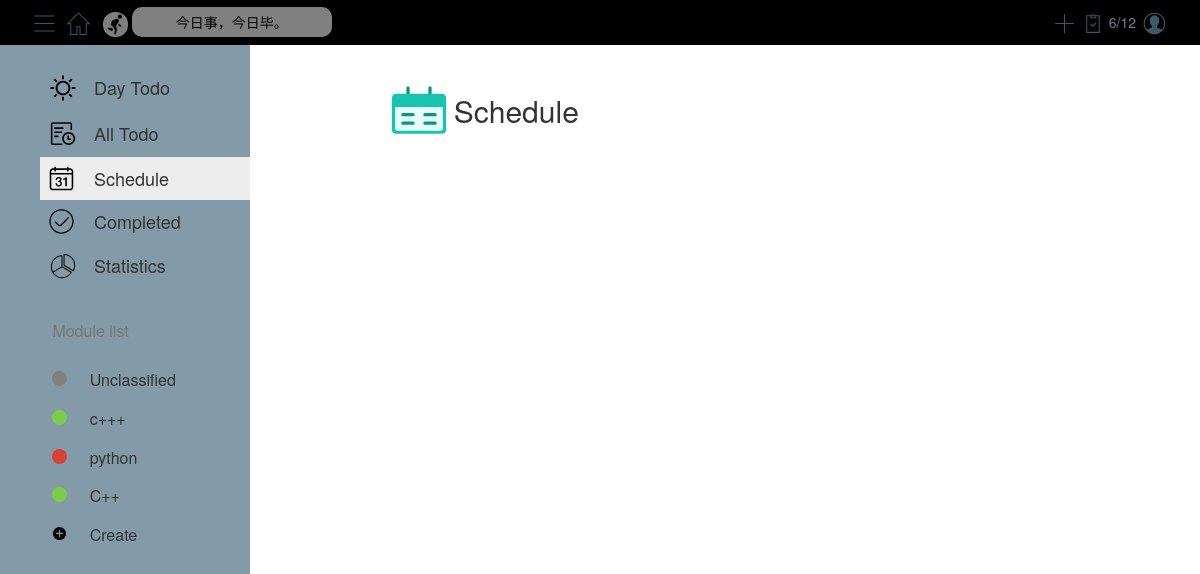
Screenshot of /schedule/ (signed in) with the database file from the repository.
### models.py (models this page shows)
class Class(db.Model):
    __tablename__ = 'class'
    cid = db.Column(db.Integer, primary_key=True, autoincrement=True)
    cname = db.Column(db.String(50), nullable=False)
    color = db.Column(db.String(50), nullable=False)
    uid = db.Column(db.Integer, db.ForeignKey('user.uid'), nullable=False)

### blueprints/schedule.py (the view)
@bp.route('/')
def index():
    if session.get('uid'):
        return render_template('schedule.html', modules=get_modules(), number_of_completed_tasks=get_number_of_completed_tasks(),
                               number_of_tasks=get_number_of_completed_tasks()+get_number_of_uncompleted_tasks())
    else:
        return redirect(url_for('user.login'))

### utils.py (called while the page is built)
def get_modules():
    uid = session.get('uid')
    modules = Class.query.filter_by(uid=uid).all()
    res = []  # a list of dictionaries
    for module in modules:
        res.append({'id': module.cid, 'name': module.cname, 'color': module.color})
    return res

def get_completed_tasks():
    modules = get_modules()
    res = []  # a list of dictionaries
    for module in modules:
        cid = module['id']
        tasks = Task.query.filter_by(cid=cid, task_status=True).all()  # get all completed tasks
        for task in tasks:
            res.append({'id': task.tid, 'task_name': task.task_name, 'task_description': task.task_description, 'date': task.task_date, 'time': task.task_time, 'informed': task.informed, 'cid': cid, 'module_name': module['name'], 'module_color': module['color'], 'completed_date': task.completed_date, 'completed_time': task.completed_time})
    return res

def get_number_of_uncompleted_tasks():
    tasks = get_uncompleted_tasks()
    return len(tasks)

def get_number_of_completed_tasks():
    tasks = get_completed_tasks()
    return len(tasks)

### templates/schedule.html (shortened to what this page needs)
<link href="../static/style/schedule.css" rel="stylesheet" type="text/css"/>
{% extends "base.html" %}
{% block content %}
    <div class="container" id="schedule-mainContent">
        <div id="status-dock">
            <table>
                <tr>
                    <th>
                    </th>
                    <td style="font-size: 30px">Schedule</td>
                    <td style="font-size: 16px;padding-left: 8px;position: relative;top: 8px;" class="date"
                        id="today-date">
                    </td>
                </tr>
            </table>
        </div>
    </div>
{% endblock %}

### templates/base.html (shortened to what this page needs)
<!DOCTYPE html>
<html lang="en">
<head>
    <link rel="stylesheet" href="../static/bootstrap/bootstrap@3.4.1.min.css">
    <link rel="stylesheet" href="../static/style/base.css">
    <link rel="stylesheet" href="../static/flatpickr/flatpickr.min.css">
    <link id="flatpickrDark" rel="stylesheet" type="text/css" href="">
    <link rel="stylesheet" href="https://cdn.jsdelivr.net/npm/fullcalendar@5.11.3/main.min.css">
    <link rel="stylesheet" type="text/css" href="https://cdn.jsdelivr.net/npm/toastify-js/src/toastify.min.css">
</head>
<body>
<div class="topnav">
    <div class="topnav-left">
        <button>
        </button>
        <button id="home">
        </button>
        <img class="icon" src="../static/icon/run.gif" alt="run.gif"
             style="height: 25px; width: 25px; border-radius: 12px; opacity: 0.5; margin-left: 5px;">
        <div id="saying">今日事，今日毕。</div>
    </div>
    <div class="topnav-right">
        <button data-toggle="modal" data-target="#newTaskModel">
            <svg class="icon" width="25px" height="25px" viewBox="0 0 1024 1024" version="1.1"
                 xmlns="http://www.w3.org/2000/svg">
                <path d="M533.333333 490.666667V128h-42.666666v362.666667H128v42.666666h362.666667v362.666667h42.666666V533.333333h362.666667v-42.666666z"
                      fill="#395B64"/>
            </svg>
        </button>
        <div>
            <div id="numOfCompleted">{{ number_of_completed_tasks }}/{{ number_of_tasks }}</div>
        </div>
        <button data-toggle="modal" data-target="#logout">
        </button>
    </div>
</div>
<div class="below container-fluid">
    <div id="sidebar">
        <table id="sidebar-top-table" class="table table-hover" style="width: 210px;">
            <tr id="today" onclick="location.href={{ url_for('today.index') }};">
                <td>
                </td>
                <td>Day Todo</td>
            </tr>
            <tr id="all" onclick="location.href={{ url_for('all.index') }};">
                <td>
                </td>
                <td>All Todo</td>
            </tr>
            <tr id="schedule" onclick="location.href={{ url_for('schedule.index') }};">
                <td>
                </td>
                <td>Schedule</td>
            </tr>
            <tr id="completed" onclick="location.href={{ url_for('completed.index') }};">
                <td>
                </td>
                <td>Completed</td>
            </tr>
            <tr id="statistics" onclick="location.href={{ url_for('statistics.index') }};">
                <td>
                </td>
                <td>Statistics</td>
            </tr>
        </table>
        <div id="line"></div>
        <div id="sidebar-text">Module list</div>
        <table id="sidebar-bottom-table" class="table table-hover" style="width: 100%">
            {% for module in modules %}
                <tr class={{ module['name'] }} id={{ module['id'] }}>
                    <th>
                    </th>
                    <th>
                        <div id="ff5106_circle" class="circle"
                             style="background-color: {{ module['color'] }}; border-radius: 50%; width: 15px; height: 15px; position: relative; top: 2px;"></div>
                    </th>
                    <th class="module-name">{{ module['name'] }}</th>
                    <th>
                    </th>
                </tr>
            {% endfor %}
            <tr data-toggle="modal" data-target="#new-module">
                <th></th>
                <th>
                </th>
                <th>Create</th>
                <th></th>
            </tr>
        </table>
    </div>
    <div id="mainContent">{% block content %}{% endblock %}</div>
</div>
</body>
</html>

### static/style/schedule.css (style rules this page uses)
#schedule-mainContent { width: 75%; transition: all .5s; }
#status-dock { display: flex; flex-direction: row; position: relative; margin-bottom: 20px; margin-top: 30px }

### static/style/base.css (style rules this page uses)
:root { --color-primary: #D1E7EA; --color-secondary: #F7F7F7; --color-nav-font: rgb(110, 131, 150); --color-nav-sayings-font: rgb(110, 131, 150); --color-main-font: rgb(120, 118, 118); --color-sidebar-line: #e6e4e4; --color-sidebar-clicked: #EDEDED; --color-modal-content: #ffffff; }
.topnav { background-color: var(--color-primary); height: 45px; overflow: hidden; transition: all 0.4s; }
.topnav div { display: inline-block; }
.topnav-left { float: left; padding-left: 30px; line-height: 45px; }
.topnav-right { float: right; padding-right: 30px; line-height: 45px; display: inline-block; }
.topnav-left button { width: 30px; height: 30px; line-height: 30px; }
.topnav-right button { width: 30px; height: 30px; line-height: 30px; }
.topnav button { border-radius: 20%; background-color: var(--color-primary); border: none; position: relative; top: 7.5px; transition: all .4s; }
.topnav-left .icon { margin-left: -4px; }
.topnav-right .icon { margin-left: -4px; }
#saying { width: 200px; line-height: 30px; color: var(--color-nav-sayings-font); background-color: rgba(255, 255, 255, 0.5); border-radius: 10px; text-align: center; transition: all 0.4s; }
#numOfCompleted { color: var(--color-nav-font); }
#numOfCompleted-icon { position: relative; top: 7.5px; }
.below { display: flex; padding-left: 0; padding-right: 0; padding-bottom: 0; flex-direction: row; }
#sidebar { width: 250px; height: calc(100vh - 45px); background-color: var(--color-secondary); transition: all 0.5s; padding-top: 20px; position: fixed; left: 0px; z-index: 1; display: flex; flex-direction: column; overflow-y: scroll; overflow-x: hidden; }
#sidebar-top-table { position: relative; left: 40px; }
#sidebar-top-table tr td { border: 0px; font-size: 18px; vertical-align: middle; }
#sidebar-top-table tr td:first-child { width: 30px; }
#sidebar-text { font-size: 16px; color: var(--color-main-font); margin-bottom: 8px; position: relative; left: 52.4px; display: flex; }
#line { width: 100%; height: 1px; background-color: var(--color-sidebar-line); margin-bottom: 10px; }
#sidebar-bottom-table { margin-top: 10px; }
#sidebar-bottom-table tr { height: 35px; }
#sidebar-bottom-table tr th { font-size: 16px; font-weight: 400; border: none; }
tr.on td { background-color: var(--color-sidebar-clicked); transition: all 0.5s; }
#mainContent { margin-left: 250px; width: calc(100% - 250px); height: calc(100vh - 45px); transition: all 0.5s; overflow-y: scroll; }

### rows the page displays
Class: name "Unclassified"
Class: name "c+++"
Class: name "python"
Class: name "C++"

### other values shown
{{ number_of_completed_tasks }} "6"
{{ number_of_tasks }} "12"
